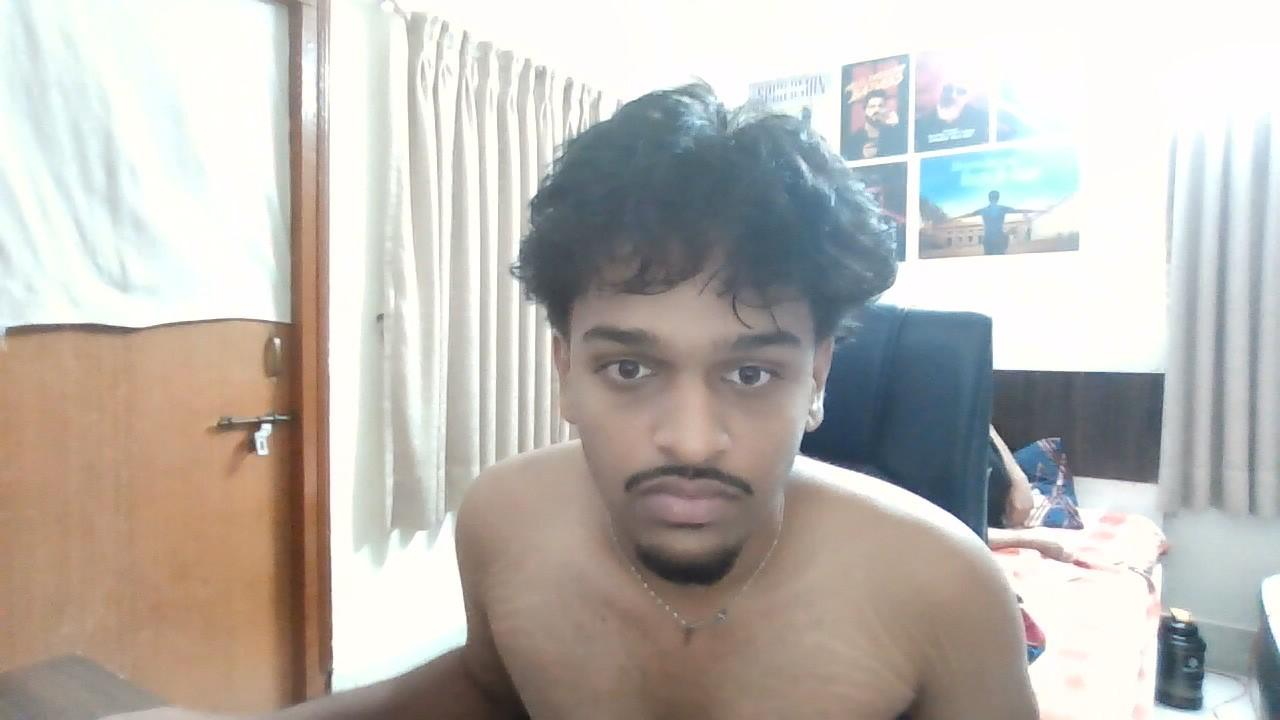
#> input picture backend/admin.jpg, 1280 x 720 px; its folder holds only this picture in this run
$ python -i eye_overlay.py   (imports and definitions only)
#> lines starting #> are read from the running program, lines starting #| are printed output that depends on the picture
#> further down, picture is the input picture: shape (720, 1280, 3); mean B, G, R 178, 183.4, 187.6
# [1 line not run here, left out]


import cv2
import numpy as np
import base64
import os
from typing import Optional, Tuple, List


# Load Haar cascades
_CASCADE_PATHS = [
    cv2.data.haarcascades + "haarcascade_eye.xml",
    cv2.data.haarcascades + "haarcascade_eye_tree_eyeglasses.xml",
]

_eye_cascade = None
_face_cascade = None

def _get_cascades():
    global _eye_cascade, _face_cascade
    if _eye_cascade is None:
        _eye_cascade = cv2.CascadeClassifier(cv2.data.haarcascades + "haarcascade_eye.xml")
    if _face_cascade is None:
        _face_cascade = cv2.CascadeClassifier(cv2.data.haarcascades + "haarcascade_frontalface_default.xml")
    return _face_cascade, _eye_cascade


def detect_and_crop_eyes(img_bgr: np.ndarray) -> Tuple[Optional[np.ndarray], List[Tuple[int, int, int, int]]]:
    """
    Detect eyes in the image using Haar cascades.
    Returns:
        - cropped eye region (both eyes in one crop) or None
        - list of eye bounding boxes [(x, y, w, h), ...]
    """
    face_cascade, eye_cascade = _get_cascades()
    gray = cv2.cvtColor(img_bgr, cv2.COLOR_BGR2GRAY)
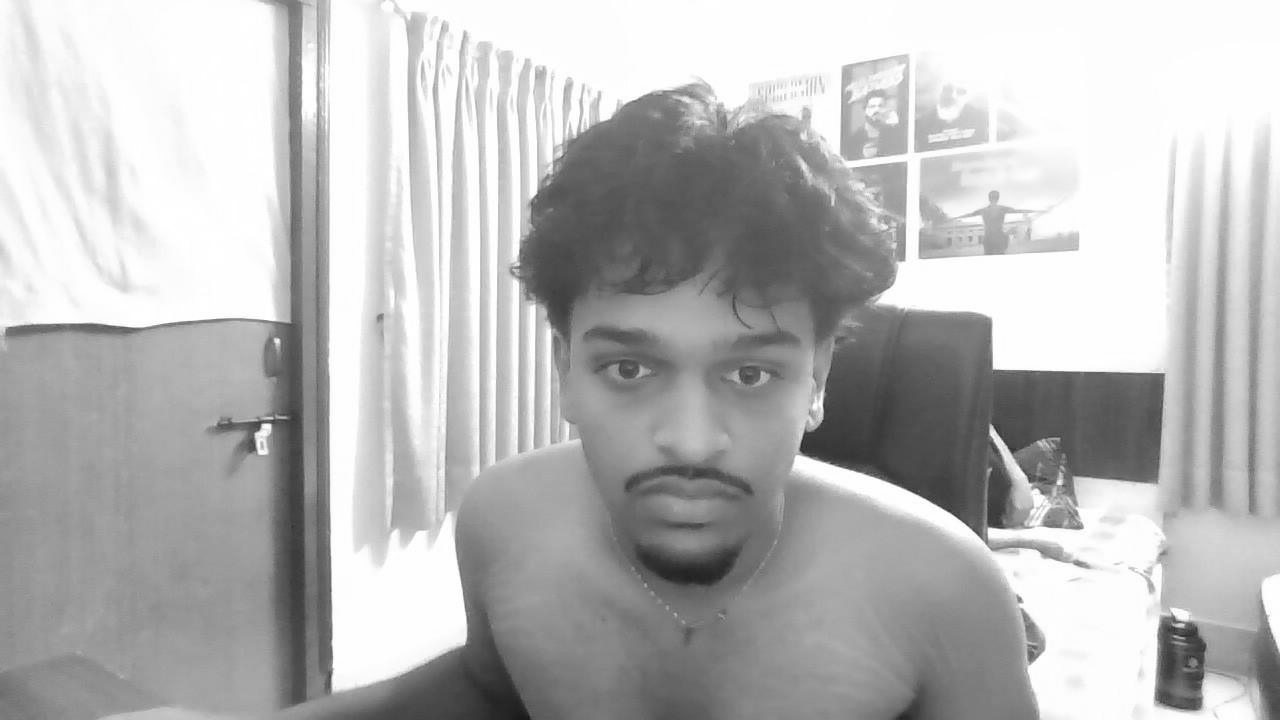
#> gray: shape (720, 1280); min 21, max 255, mean 184
    gray = cv2.equalizeHist(gray)
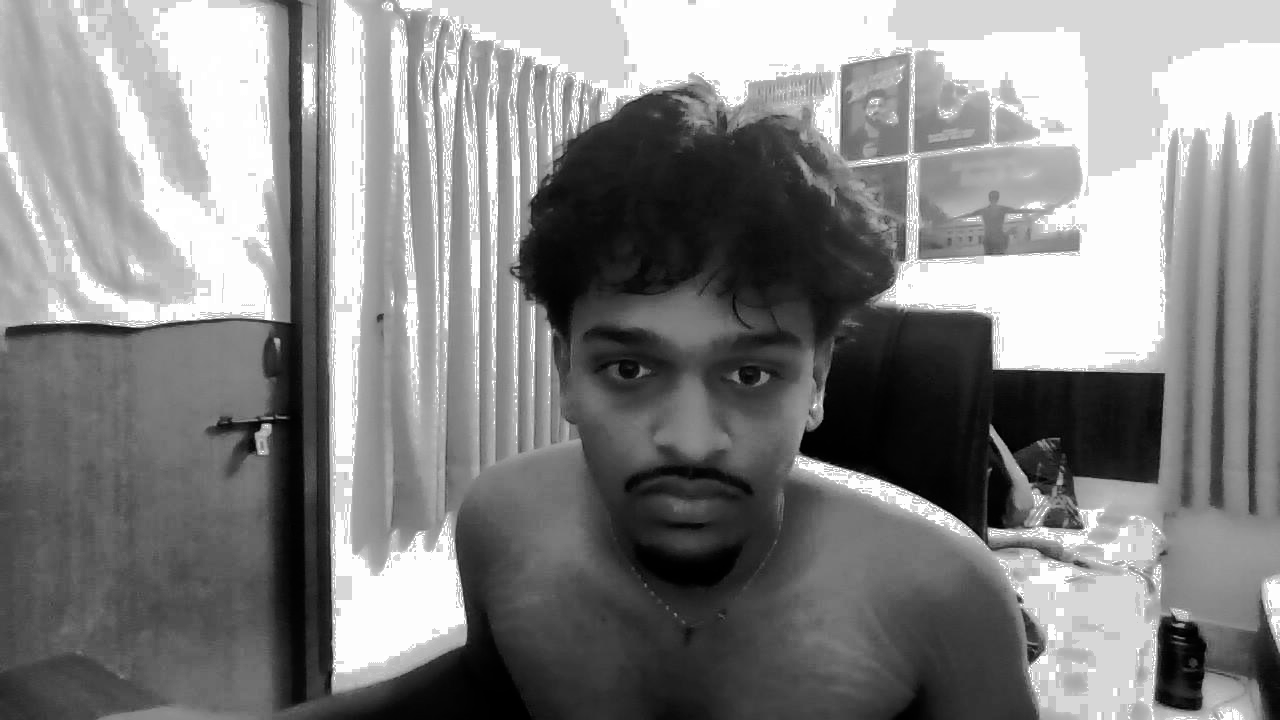
#> gray: shape (720, 1280); min 0, max 255, mean 131.7

    faces = face_cascade.detectMultiScale(
        gray, scaleFactor=1.1, minNeighbors=5, minSize=(80, 80)
    )
#> faces = [[493, 221, 386, 386]]

    eye_boxes = []
    eye_crop = None

    if len(faces) == 0:
        # fallback: scan whole image for eyes
        eyes = eye_cascade.detectMultiScale(gray, scaleFactor=1.1, minNeighbors=3, minSize=(20, 20))
        for (ex, ey, ew, eh) in eyes[:2]:
            eye_boxes.append((ex, ey, ew, eh))
    else:
        fx, fy, fw, fh = faces[0]
#> fx = 493; fy = 221; fw = 386; fh = 386
        # only look in upper half of face for eyes
        roi_gray = gray[fy : fy + fh // 2, fx : fx + fw]
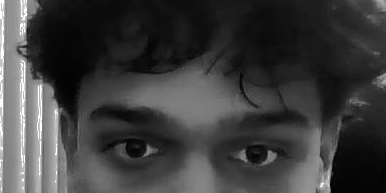
#> roi_gray: shape (193, 386); min 1, max 255, mean 61.5
        eyes = eye_cascade.detectMultiScale(roi_gray, scaleFactor=1.1, minNeighbors=3, minSize=(15, 15))
#> eyes = [[98, 113, 66, 66], [227, 121, 63, 63]]
        for (ex, ey, ew, eh) in eyes[:2]:
            # convert back to full-image coords
            eye_boxes.append((fx + ex, fy + ey, ew, eh))
#> this loop made 2 passes
#> after the loop, eye_boxes = [(591, 334, 66, 66), (720, 342, 63, 63)]

        # crop the eye region from original colour image
        if len(eye_boxes) >= 1:
            xs = [b[0] for b in eye_boxes]
#> xs = [591, 720]
            ys = [b[1] for b in eye_boxes]
#> ys = [334, 342]
            ws = [b[2] for b in eye_boxes]
#> ws = [66, 63]
            hs = [b[3] for b in eye_boxes]
#> hs = [66, 63]
            pad = 20
            x1 = max(0, min(xs) - pad)
#> x1 = 571
            y1 = max(0, min(ys) - pad)
#> y1 = 314
            x2 = min(img_bgr.shape[1], max(x + w for x, w in zip(xs, ws)) + pad)
#> x2 = 803
            y2 = min(img_bgr.shape[0], max(y + h for y, h in zip(ys, hs)) + pad)
#> y2 = 425
            eye_crop = img_bgr[y1:y2, x1:x2]
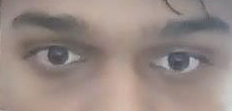
#> eye_crop: shape (111, 232, 3); mean B, G, R 132, 137.4, 151.4

    return eye_crop, eye_boxes


# [83 lines left out: functions draw_eye_overlay, eye_crop_to_base64, not called in this run]


# [1 line not run here, left out]

>>> import cv2
>>> picture = cv2.imread('../admin.jpg')
>>> result = detect_and_crop_eyes(picture)
